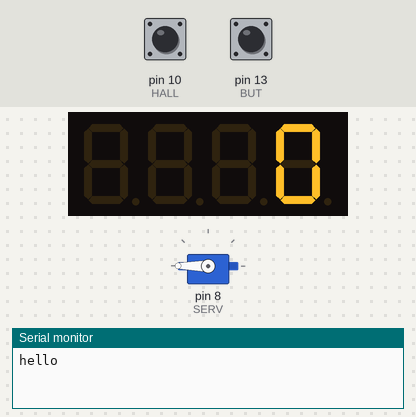
A sketch run on a simulated Arduino Uno, built with avr-gcc and run on an emulated ATmega328P. On the bench: servo, 4-digit seven-segment display, the last lines printed to the serial monitor. Inputs (shaded band) come from the test bench; at power-on: pin 13 (BUT) LOW, pin 10 (HALL) HIGH.

Above: at 1.2 s.
1.3 s: pin 13 (BUT) pulled HIGH for 3.2 s
At 4.9 s:
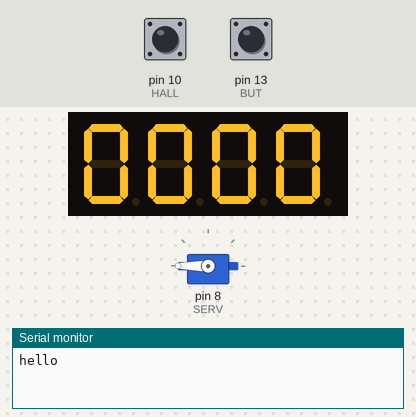
6.0 s: pin 10 (HALL) driven LOW
7.5 s: pin 10 (HALL) pulsed HIGH 5 times (0.12 s each, 0.3 s apart)
At 9.7 s:
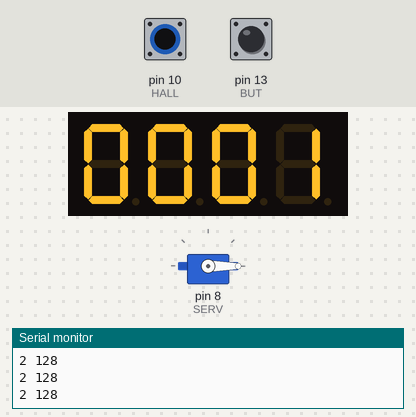
10.5 s: pin 13 (BUT) pulled HIGH for 0.15 s
At 11.6 s:
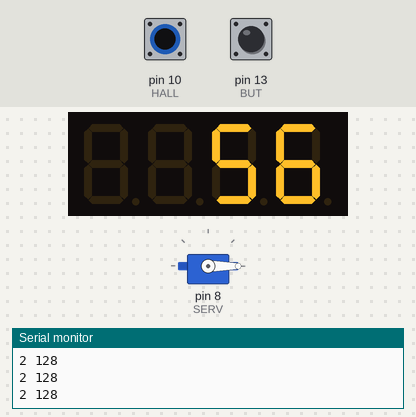
12.1 s: pin 10 (HALL) driven HIGH
At 14.9 s:
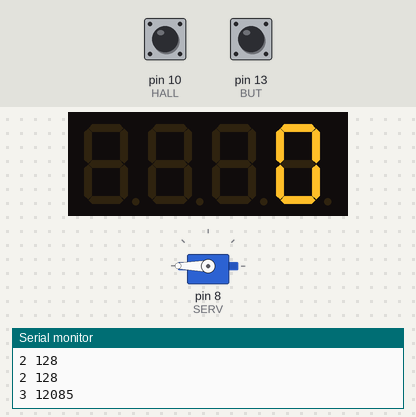
Timing chart, 0 to 16.1 s (numbered marks = the images above; inputs shaded):
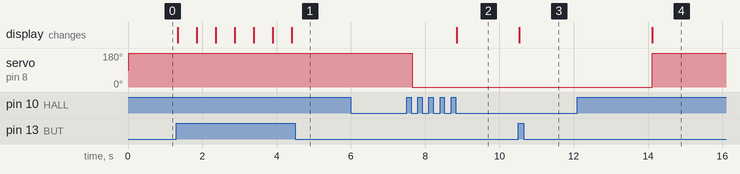

Measured:
- after the input at 1.3 s, the display: changes at once (image 1)
- after the input at 7.5 s, servo on pin 8 (SERV): 180° → 0° after 0.15 s; the display: changes after 1.3 s (image 2)
- after the input at 10.5 s, the display: changes at once (image 3)
- after the input at 12.1 s, servo on pin 8 (SERV): 0° → 180° after 2.0 s; the display: changes after 2.0 s (image 4)

The sketch:

HallTest.ino
```cpp
#include <Arduino.h>
#include <TM1637Display.h>
#include <Servo.h>
Servo serv;
const int Speed=9600;
unsigned int min_speed=0;
unsigned int max_speed=40;
const uint8_t wheel_length=2.05;
const uint8_t HALL=10;
const uint8_t CLK=5;
const uint8_t DIO=4;
const uint8_t POWER=3;
const uint8_t POWER1=6;
const uint8_t POWER2=9;
const uint8_t GND=2;
const uint8_t GND1=7;
const uint8_t GND2=12;
const uint8_t SERV=8;
const uint8_t BUT=13;
TM1637Display display(CLK, DIO);
void setup() {
  Serial.begin(Speed);
   Serial.println("hello");
  // put your setup code here, to run once:
   serv.attach(SERV);
  pinMode(HALL, INPUT);
   pinMode(BUT, INPUT);
  pinMode(POWER, OUTPUT);
  digitalWrite(POWER, HIGH);
   pinMode(POWER1, OUTPUT);
  digitalWrite(POWER1, HIGH);
  pinMode(POWER2, OUTPUT);
  digitalWrite(POWER2, HIGH);
   pinMode(GND, OUTPUT);
  digitalWrite(GND, LOW);
   pinMode(GND1, OUTPUT);
  digitalWrite(GND1, LOW);
   pinMode(GND2, OUTPUT);
  digitalWrite(GND2, LOW);
}
bool mark=true;
bool first=true;
float SPEED=0;
uint32_t lastturn=0;
uint32_t lastbut=0;
float DIST =0;
void loop() {
  display.setBrightness(0x0f);
  if((millis()-lastturn)>2000&&first!=true){
      first=true;
      SPEED=0;
      Serial.print("3");
      Serial.print(" ");
      Serial.print(lastturn);
      Serial.println();

    }
  if(digitalRead(HALL)==LOW){
    if(first==true){
      first=false;
      SPEED=0;
      Serial.print("1");
       Serial.print(" ");
      Serial.print(millis());
      Serial.println();

    }
    else
    if((millis()-lastturn)>30&&(millis()-lastturn)<=2000){
      DIST=DIST+(float)wheel_length/10;
      SPEED=wheel_length*1000*3.6/(millis()-lastturn);
      Serial.print("2");
       Serial.print(" ");
      Serial.print(millis()-lastturn);
      Serial.println();

  }
       lastturn=millis();
  }
  if(digitalRead(BUT)==HIGH&&millis()-lastbut>500)
  {
    if(mark==true)
  mark=false;
  else
  mark=true;
  lastbut=millis();
  }
  if(mark==true)
  display.showNumberDec((int)SPEED, false);
  if(mark==false)
  display.showNumberDec((int)DIST,true);
  int pos=map(SPEED, min_speed, max_speed, 180, 0); //перевести значение от минимума до максимума в угол поворота сервы (от 0 до 180)
  serv.write(pos);
}
```
